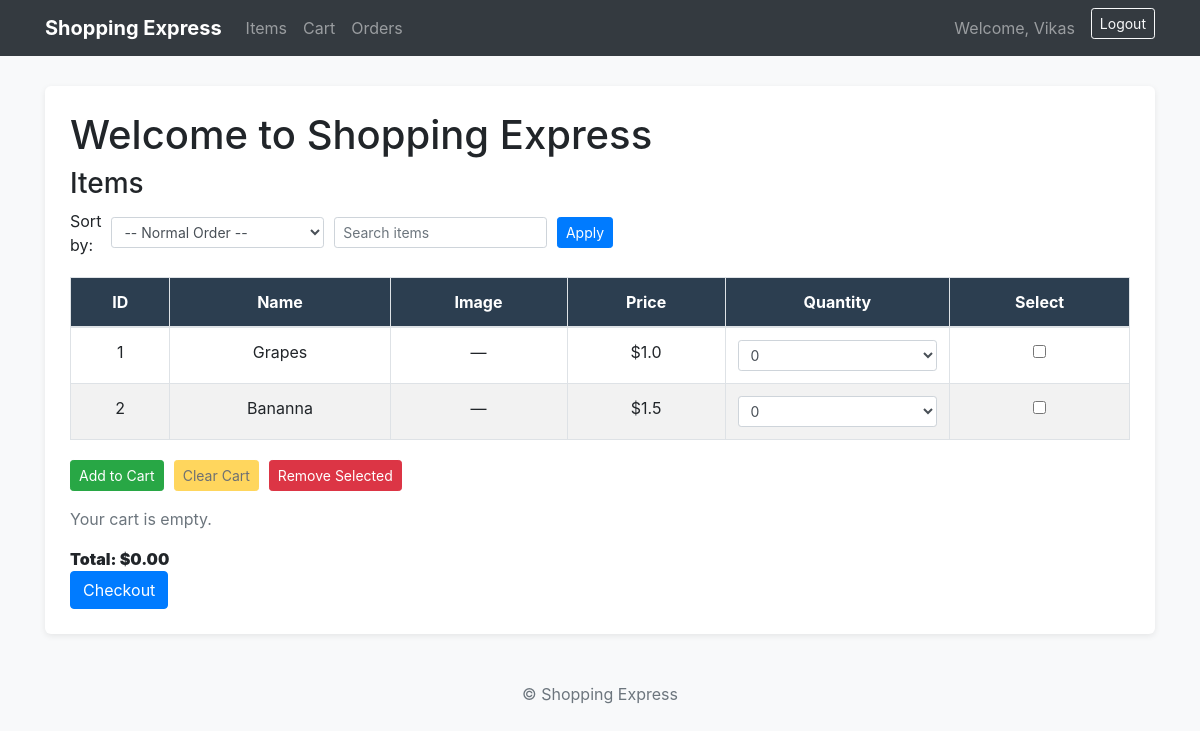
Before: /items/ (signed in) with the older database file.
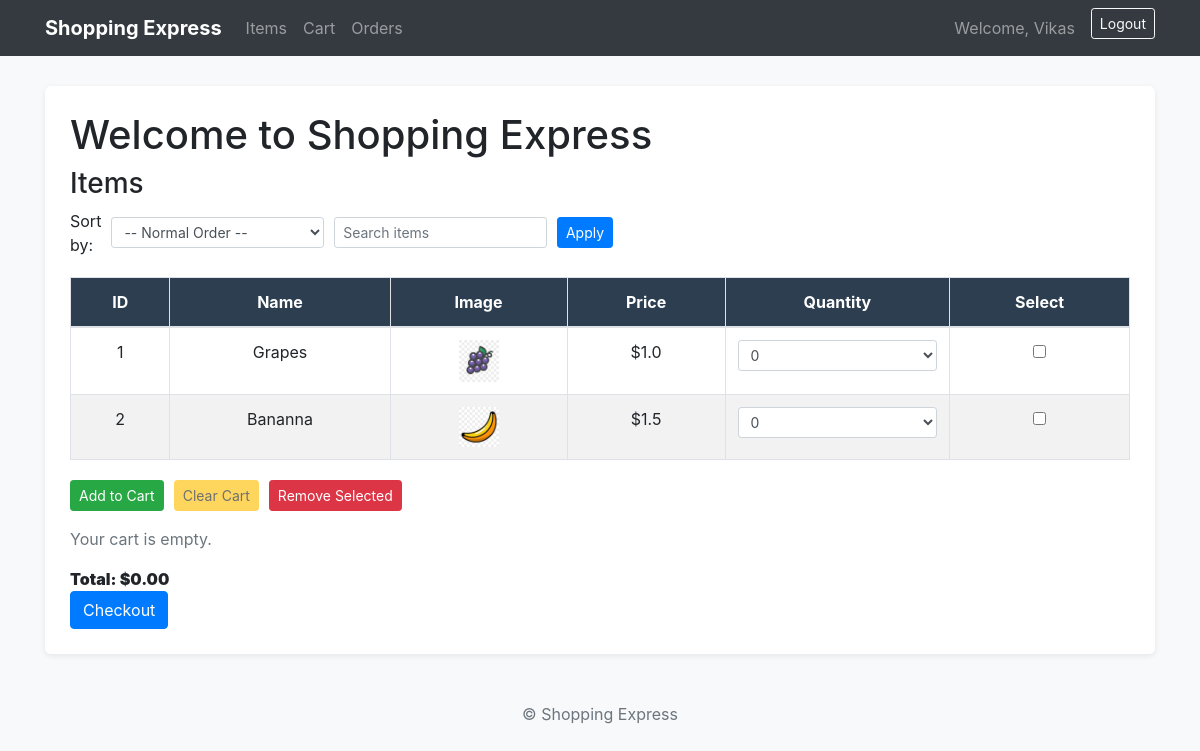
After: the same page with the newer database file.
### items/models.py (models this page shows, shortened)
class Item(models.Model):
    name = models.CharField(max_length=250)
    price = models.FloatField()
    stock = models.IntegerField()
    image =  models.ImageField(upload_to='items/', null=True, blank=True)

### items/views.py (the view)
# urls.py: path("", views.items_list, name="items_list"),
@login_required
def items_list(request):
    items = Item.objects.all()
    cart_items = CartItem.objects.filter(user=request.user)
    cart_dict = {ci.item.id: ci.quantity for ci in cart_items}
    for item in items:
        already_in_cart = cart_dict.get(item.id, 0)
        max_available = max(item.stock - already_in_cart, 0)
        item.qty_choices = range(0, max_available + 1)  # inclusive of max_available
    query = request.GET.get("q")
    if query:
        items = items.filter(name__icontains=query)
    sort_by = request.GET.get("sort_by")
    if sort_by in ["name", "-name", "price", "-price"]:
        items = items.order_by(sort_by)
    cart_total = sum(ci.item.price * ci.quantity for ci in cart_items)
    return render(
        request,
        "items/items_list.html",
        {
            "items": items,
            "cart_items": cart_items,
            "cart_total": cart_total,
        },
    )

### items/templates/items/items_list.html (shortened to what this page needs)
{% extends 'items/base.html' %}
{% load cart_extras %}
{% block content %}
<div class="page">
    <h1>Welcome to Shopping Express</h1>
    <h3>Items</h3>
    <div class="controls">
        <form method="get">
            <label class="mb-0">Sort by:</label>
            <select name="sort_by" class="form-control form-control-sm">
                <option value="">-- Normal Order --</option>
            </select>
            <input type="text" name="q" placeholder="Search items"
                   class="form-control form-control-sm">
            <button type="submit" class="btn btn-primary btn-sm">
                Apply
            </button>
        </form>
    </div>
<form method="post" action="{% url 'cart:cart_action' %}">
    <table class="table table-bordered">
        <thead>
            <tr>
                <th>ID</th>
                <th>Name</th>
                <th>Image</th>
                <th>Price</th>
                <th>Quantity</th>
                <th>Select</th>
            </tr>
        </thead>
        <tbody>
            {% for item in items %}
            <tr>
                <td>{{ item.id }}</td>
                <td>{{ item.name }}</td>
                <td>
                    {% if item.image %}
                        <img src="{{ item.image.url }}" alt="{{ item.name }}">
                    {% else %}
                        —
                    {% endif %}
                </td>
                <td>${{ item.price }}</td>
                <td>
                    <select name="quantity_{{ item.id }}" class="form-control form-control-sm">
                        {% for i in item.qty_choices %}
                            <option value="{{ i }}">{{ i }}</option>
                        {% endfor %}
                    </select>
                </td>
                <td>
                    <input type="checkbox" name="selected_items" value="{{ item.id }}">
                </td>
            </tr>
            {% empty %}
            <tr>
                <td colspan="6">No items found.</td>
            </tr>
            {% endfor %}
        </tbody>
    </table>
    <div class="cart-actions">
        <button type="submit" name="action" value="add" class="btn btn-success btn-sm">Add to Cart</button>
        <button type="submit" name="action" value="clear" class="btn btn-warning btn-sm">Clear Cart</button>
        <button type="submit" name="action" value="remove" class="btn btn-danger btn-sm">Remove Selected</button>
    </div>
</form>
{% if cart_items %}
<div class="cart-summary-section mt-4">
    <h5>Your Cart:</h5>
    <table class="table table-sm table-bordered">
        <thead>
            <tr>
                <th>Name</th>
                <th>Price</th>
                <th>Quantity</th>
                <th>Subtotal</th>
            </tr>
        </thead>
        <tbody>
            {% for ci in cart_items %}
            <tr>
                <td>{{ ci.item.name }}</td>
                <td>${{ ci.item.price|floatformat:2 }}</td>
                <td>{{ ci.quantity }}</td>
                <td>${{ ci.item.price|multiply:ci.quantity|floatformat:2 }}</td>
            </tr>
            {% endfor %}
        </tbody>
    </table>
</div>
{% else %}
<p class="text-muted mt-3">Your cart is empty.</p>
{% endif %}
<div class="cart-summary mt-2">
    <strong>Total: ${{ cart_total|floatformat:2 }}</strong>
</div>
<a id ="checkout_button" name = "checkout" href="{% url 'orders:checkout' %}" class="btn btn-primary">Checkout</a>
</div>
{% endblock %}

Changed rows visible on the page:
changed Item "Grapes": image: picture added; no longer shows "—"
changed Item "Bananna": image: picture added; no longer shows "—"
